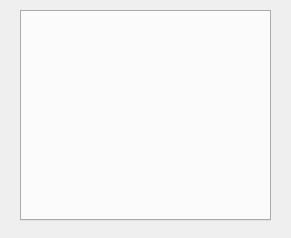
<?xml version="1.0" encoding="UTF-8"?>
<ui version="4.0">
 <class>WordBook</class>
 <widget class="QWidget" name="WordBook">
  <property name="geometry">
   <rect>
    <x>0</x>
    <y>0</y>
    <width>291</width>
    <height>238</height>
   </rect>
  </property>
  <property name="windowTitle">
   <string>Form</string>
  </property>
  <widget class="QTabWidget" name="tabWidget">
   <property name="geometry">
    <rect>
     <x>20</x>
     <y>10</y>
     <width>251</width>
     <height>211</height>
    </rect>
   </property>
  </widget>
 </widget>
 <resources/>
 <connections/>
</ui>
